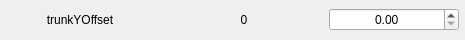
                      <widget class="QFrame" name="frame_61">
                       <property name="minimumSize">
                        <size>
                         <width>465</width>
                         <height>40</height>
                        </size>
                       </property>
                       <property name="maximumSize">
                        <size>
                         <width>465</width>
                         <height>40</height>
                        </size>
                       </property>
                       <property name="frameShape">
                        <enum>QFrame::NoFrame</enum>
                       </property>
                       <property name="frameShadow">
                        <enum>QFrame::Sunken</enum>
                       </property>
                       <layout class="QHBoxLayout" name="horizontalLayout_63">
                        <property name="spacing">
                         <number>5</number>
                        </property>
                        <property name="leftMargin">
                         <number>0</number>
                        </property>
                        <property name="topMargin">
                         <number>0</number>
                        </property>
                        <property name="rightMargin">
                         <number>5</number>
                        </property>
                        <property name="bottomMargin">
                         <number>0</number>
                        </property>
                        <item>
                         <widget class="QLabel" name="label_125">
                          <property name="minimumSize">
                           <size>
                            <width>158</width>
                            <height>0</height>
                           </size>
                          </property>
                          <property name="maximumSize">
                           <size>
                            <width>158</width>
                            <height>16777215</height>
                           </size>
                          </property>
                          <property name="toolTip">
                           <string>Trunk lateral (Y) translation with respect to the feet (in meters). &gt;0 goes on the left. &lt;0 goes on the right.</string>
                          </property>
                          <property name="text">
                           <string>trunkYOffset</string>
                          </property>
                          <property name="alignment">
                           <set>Qt::AlignCenter</set>
                          </property>
                         </widget>
                        </item>
                        <item>
                         <widget class="QLabel" name="label_126">
                          <property name="minimumSize">
                           <size>
                            <width>158</width>
                            <height>0</height>
                           </size>
                          </property>
                          <property name="maximumSize">
                           <size>
                            <width>158</width>
                            <height>16777215</height>
                           </size>
                          </property>
                          <property name="text">
                           <string>0</string>
                          </property>
                          <property name="alignment">
                           <set>Qt::AlignCenter</set>
                          </property>
                         </widget>
                        </item>
                        <item>
                         <widget class="QDoubleSpinBox" name="doubleSpinBox_60">
                          <property name="minimumSize">
                           <size>
                            <width>130</width>
                            <height>0</height>
                           </size>
                          </property>
                          <property name="maximumSize">
                           <size>
                            <width>130</width>
                            <height>16777215</height>
                           </size>
                          </property>
                          <property name="styleSheet">
                           <string notr="true"/>
                          </property>
                          <property name="alignment">
                           <set>Qt::AlignCenter</set>
                          </property>
                         </widget>
                        </item>
                       </layout>
                      </widget>
